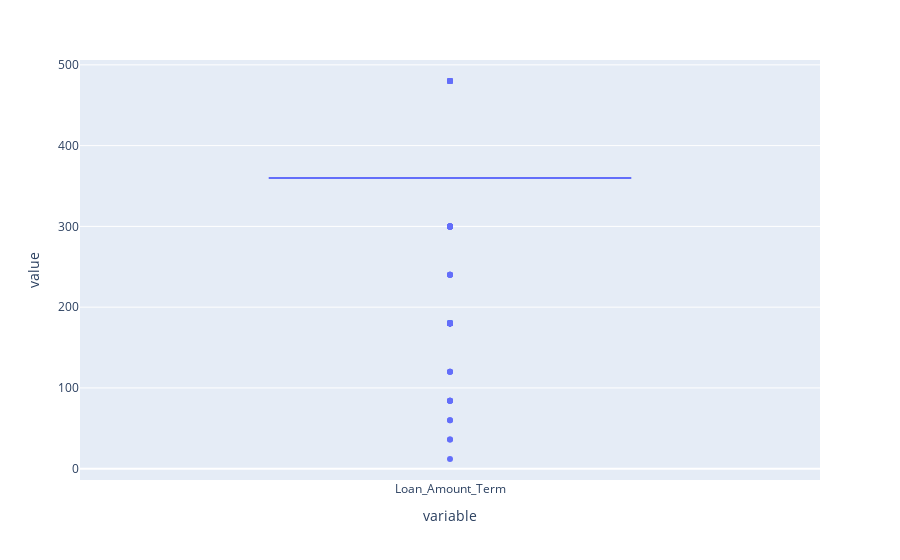

Here is the notebook cell this chart was saved with:
### Code cell
px.box(df_train['Loan_Amount_Term'])

### Figure 1 — Plotly figure (JSON) as saved in the notebook; plotly's stock layout.template omitted (floating-point values rounded to 4 significant figures; data arrays with more than 128 entries replaced by an {"elided": "..."} marker saying what was removed)
{"data": [{"alignmentgroup": "True", "hovertemplate": "variable=%{x}<br>value=%{y}<extra></extra>", "legendgroup": "", "marker": {"color": "#636efa"}, "name": "", "notched": false, "offsetgroup": "", "orientation": "v", "showlegend": false, "type": "box", "x": {"elided": "614 str values"}, "x0": " ", "xaxis": "x", "y": {"elided": "614 int values"}, "y0": " ", "yaxis": "y"}], "layout": {"boxmode": "group", "legend": {"tracegroupgap": 0}, "margin": {"t": 60}, "xaxis": {"anchor": "y", "domain": [0, 1], "title": {"text": "variable"}}, "yaxis": {"anchor": "x", "domain": [0, 1], "title": {"text": "value"}}}}
